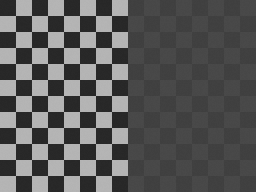
#> input picture reference/e1_inputs/checker.png, 256 x 192 px; its folder holds 5 pictures in this run
$ python verify_e3_images.py
#> lines starting #> are read from the running program, lines starting #| are printed output that depends on the picture
### scripts/verify_e2_images.py
"""Actual RTL comparison: NMS24 vs NMS50 vs local graph H50/L25."""
from pathlib import Path
import hashlib,json,sys
ROOT=Path(__file__).resolve().parents[1]
sys.path.insert(0,str(ROOT.parents[1]/'tools/python_libs'))
import numpy as np
from PIL import Image,ImageDraw
from verify_e1 import sobel,topology
from e2_model import descriptor,local_link
import run_tests as sim
BUILD=ROOT/'sim/build';INPUT=ROOT/'reference/e2_inputs';OUT=ROOT/'reports/e2_ab'
INPUT.mkdir(exist_ok=True);OUT.mkdir(exist_ok=True)

def inputs():
    names=['checker','cup_pattern','printed_text','pcb_tracks','face_photo','motion_0','motion_1','motion_2']
    images=[Image.open(ROOT/'reference/e1_inputs'/f'{n}.png').convert('RGB') for n in names]
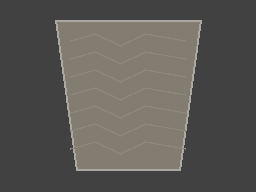
#> input picture reference/e1_inputs/cup_pattern.png, 256 x 192 px
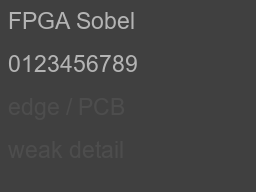
#> input picture reference/e1_inputs/printed_text.png, 256 x 192 px
    kinds=['synthetic','synthetic','synthetic','synthetic','public_real_photo','synthetic_sequence','synthetic_sequence','synthetic_sequence']
    yy,xx=np.indices((192,256));a=np.full((192,256),40,np.uint8)
    a[12:180,80:176]=80;a[90:93,80:176]=48
    names.append('weak_band');images.append(Image.fromarray(a).convert('RGB'));kinds.append('synthetic_known_band')
    rng=np.random.default_rng(123)
    for sigma in (3,4,5,6):
        noise=np.clip(64+rng.normal(0,sigma,(192,256)),0,255).astype('uint8')
        names.append(f'flat_noise_{sigma}');images.append(Image.fromarray(noise).convert('RGB'));kinds.append('synthetic_known_flat_background')
    metadata=[]
    for name,im,kind in zip(names,images,kinds):
        p=INPUT/f'{name}.png'
        if not p.exists():im.save(p)
        metadata.append(dict(name=name,kind=kind,sha256=hashlib.sha256(p.read_bytes()).hexdigest()))
    (INPUT/'inputs.json').write_text(json.dumps(metadata,indent=2))
    return names,images,metadata

# [53 lines left out: function main, not called in this run]
# [1 lines that do not run on import are left out]

### scripts/verify_e3_images.py
"""Same-input actual RTL E2-algorithm/E3 comparison at H50 and H68."""
from pathlib import Path
import json
import numpy as np
from PIL import Image,ImageDraw
from verify_e2_images import inputs
from verify_e1 import sobel,topology
from e2_model import descriptor,local_link
from e3_model import e3_link
import run_tests as sim

ROOT=Path(__file__).resolve().parents[1]
BUILD=ROOT/'sim/build_e3_images';BUILD.mkdir(parents=True,exist_ok=True);sim.BUILD=BUILD
OUT=ROOT/'reports/e3_ab';OUT.mkdir(exist_ok=True)


def main():
    names,images,meta=inputs();w,h=images[0].size;ht=w+32;latency=5*ht+60
    refs=[sobel(im) for im in images];ctls=[]
    with (BUILD/'e2_vectors.txt').open('w') as f:
        for im in images:
            pixels=np.asarray(im)
            for sy in range(h+16):
                for x in range(ht):
                    de=2<=sy<h+2 and x<w; hs=x==w+1;vs=sy==0
                    r,g,b=map(int,pixels[sy-2,x]) if de else (0,0,0)
                    f.write(f'{(r<<16)|(g<<8)|b:06x} {int(de)} {int(hs)} {int(vs)}\n')
                    ctls.append((int(de),int(hs),int(vs)))
        f.write('000000 0 0 0\n'*(latency+4));ctls += [(0,0,0)]*(latency+4)
    ref_ctl=[(0,0,0)]*(latency-1)+ctls
    observed={}
    for high in (50,68):
        for enabled in (0,1):
            name=f'{"W" if enabled else "B"}{high}'
            sim.run('tb_e2_image',dict(WIDTH=w,HEIGHT=h,HTOTAL=ht,HIGH=high,LINK_ENABLE=1,WEAK_CHAIN_ENABLE=enabled))
            pix=[]
            for i,line in enumerate((BUILD/'e2_observed.txt').read_text().splitlines()):
                color,de,hs,vs=line.split();ctl=tuple(map(int,(de,hs,vs)))
                assert ctl==ref_ctl[i],('sync',name,i,ctl,ref_ctl[i])
                if ctl[0]:
                    value=int(color,16);assert value in (0,0xffffff);pix.append(value!=0)
            assert len(pix)==len(images)*w*h
            observed[name]=np.asarray(pix,bool).reshape(len(images),h,w)
            (ROOT/f'reports/e3_image_{name}.log').write_text((BUILD/'tb_e2_image_run.log').read_text())
    rows=[];sheet=Image.new('RGB',(w*5,(h+28)*len(images)),(20,20,20));draw=ImageDraw.Draw(sheet)
    for i,(name,im,(mag,dr,valid,keep)) in enumerate(zip(names,images,refs)):
        row=dict(name=name,kind=meta[i]['kind'])
        for high in (50,68):
            a,c,s,d=descriptor(mag,dr,keep,high)
            base=local_link(a,c,s,d);weak=e3_link(a,c,s,d)
            for variant,expected in ((f'B{high}',base),(f'W{high}',weak)):
                assert np.array_equal(observed[variant][i],expected),('RTL/oracle',name,variant)
                row[variant]=topology(expected)
                if name.startswith('flat_noise'):
                    row[variant]['known_flat_roi_false_pixels']=int(expected[5:-5,5:-5].sum())
                Image.fromarray((expected*255).astype('uint8')).save(OUT/f'{name}_{variant}.png')
            assert not np.any(base & ~weak),'Supplement deleted E2 output'
            assert not np.any(weak & (mag<(high+1)//2)),'unsupported low gradient invented'
            row[f'added_H{high}']=int((weak&~base).sum())
        rows.append(row)
        for col,(label,panel) in enumerate([(name,im)]+[(v,Image.fromarray((observed[v][i]*255).astype('uint8')).convert('RGB')) for v in ('B50','W50','B68','W68')]):
            draw.text((col*w+3,i*(h+28)+3),label,fill='white');sheet.paste(panel,(col*w,i*(h+28)+24))
    sheet.save(OUT/'comparison.png')
    report=dict(status='PASS',rtl_outputs=len(images)*4,fixtures=rows,preprocess=0,latency_cycles=latency,
        original_E2_is_subset=True,ground_truth='Only flat-noise fixtures have analytic background labels; no board capture or human contour labels',
        limits='Strict local straight-run supplement. Some extra noise pixels are possible; real quality requires board comparison.')
    (ROOT/'reports/e3_image_verification.json').write_text(json.dumps(report,indent=2))
    print('E3 IMAGE PASS',len(images)*4,'RTL outputs; per-pixel oracle and every sync token checked')


#> (the run stopped early here; a loop or call above may not have finished)
